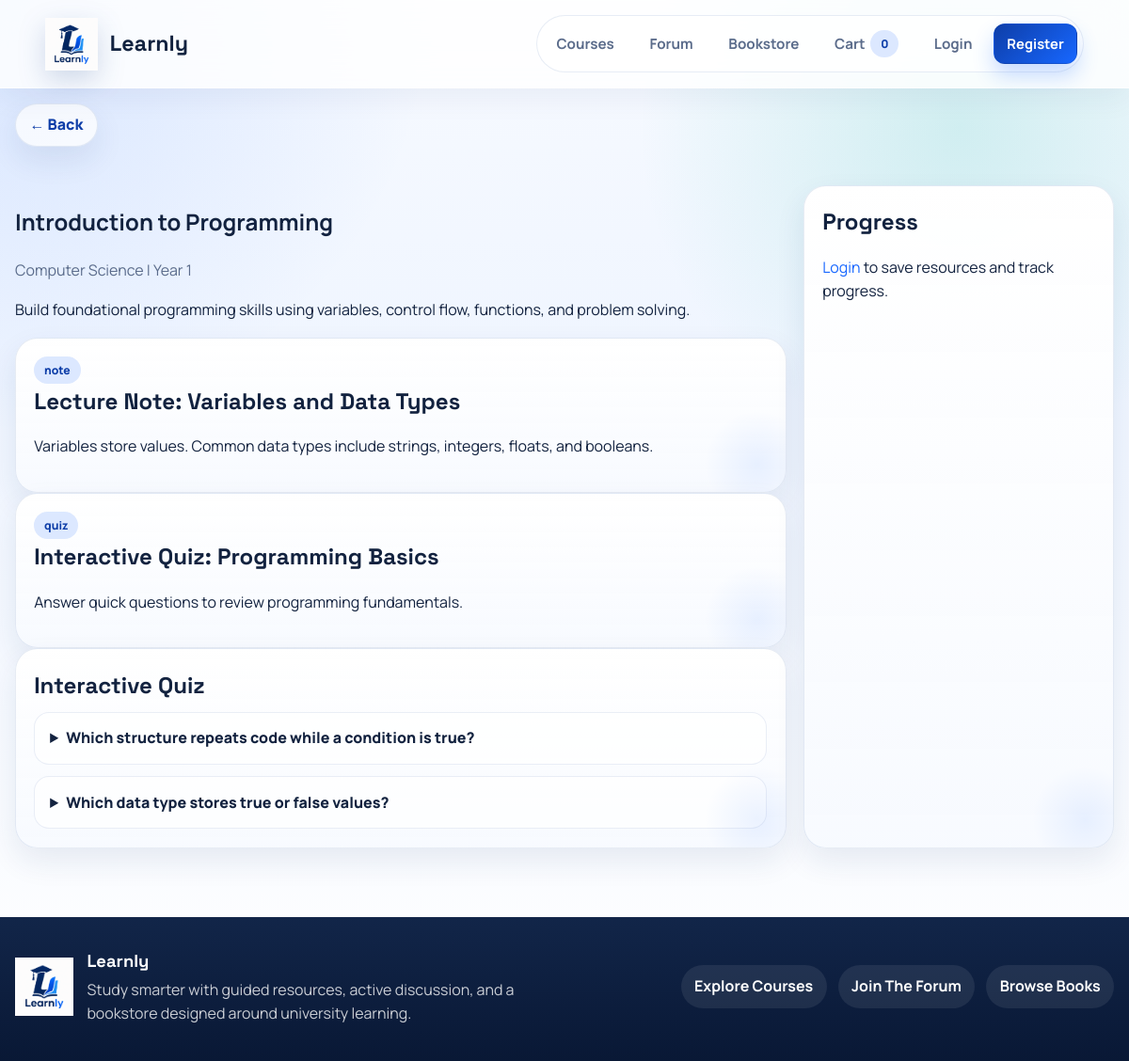
The app's page /course.php?id=2 with its own data.
### tables this page shows
CREATE TABLE courses (
    id INT AUTO_INCREMENT PRIMARY KEY,
    title VARCHAR(160) NOT NULL,
    subject VARCHAR(100) NOT NULL,
    description TEXT NOT NULL,
    level VARCHAR(80) NOT NULL,
    created_at TIMESTAMP DEFAULT CURRENT_TIMESTAMP
);

CREATE TABLE course_resources (
    id INT AUTO_INCREMENT PRIMARY KEY,
    course_id INT NOT NULL,
    title VARCHAR(160) NOT NULL,
    resource_type ENUM('note', 'video', 'quiz') NOT NULL,
    content TEXT NOT NULL,
    resource_url VARCHAR(255),
    sort_order INT NOT NULL DEFAULT 0,
    FOREIGN KEY (course_id) REFERENCES courses(id) ON DELETE CASCADE
);

CREATE TABLE quiz_questions (
    id INT AUTO_INCREMENT PRIMARY KEY,
    course_id INT NOT NULL,
    question TEXT NOT NULL,
    option_a VARCHAR(255) NOT NULL,
    option_b VARCHAR(255) NOT NULL,
    option_c VARCHAR(255) NOT NULL,
    correct_option CHAR(1) NOT NULL,
    FOREIGN KEY (course_id) REFERENCES courses(id) ON DELETE CASCADE
);

### includes/db.php (called while the page is built, shortened)
<?php
function app_config(): array
{
    $default = [
        'DB_HOST' => getenv('DB_HOST') ?: 'localhost',
        'DB_PORT' => getenv('DB_PORT') ?: '3306',
        'DB_NAME' => getenv('DB_NAME') ?: 'learnly',
        'DB_USER' => getenv('DB_USER') ?: 'root',
        'DB_PASS' => getenv('DB_PASS') ?: '',
        'DB_SSL' => filter_var(getenv('DB_SSL') ?: false, FILTER_VALIDATE_BOOLEAN),
    ];
    return $default;
}
function db(): PDO
{
    static $pdo = null;
    if ($pdo instanceof PDO) {
        return $pdo;
    }
    $config = app_config();
    $dsn = sprintf(
        'mysql:host=%s;port=%s;dbname=%s;charset=utf8mb4',
        $config['DB_HOST'],
        $config['DB_PORT'],
        $config['DB_NAME']
    );
    $options = [
        PDO::ATTR_ERRMODE => PDO::ERRMODE_EXCEPTION,
        PDO::ATTR_DEFAULT_FETCH_MODE => PDO::FETCH_ASSOC,
        PDO::ATTR_EMULATE_PREPARES => false,
    ];
    $pdo = new PDO($dsn, $config['DB_USER'], $config['DB_PASS'], $options);
    $migrated = true;
    return $pdo;
}
function fetch_all(string $sql, array $params = []): array
{
    $stmt = db()->prepare($sql);
    $stmt->execute($params);
    return $stmt->fetchAll();
}
function fetch_one(string $sql, array $params = []): ?array
{
    $stmt = db()->prepare($sql);
    $stmt->execute($params);
    $row = $stmt->fetch();
    return $row ?: null;
}

### includes/auth.php (called while the page is built, shortened)
<?php
require_once __DIR__ . '/db.php';
function current_user(): ?array
{
    if (empty($_SESSION['user_id'])) {
        return null;
    }
    return fetch_one('SELECT id, name, email, role FROM users WHERE id = ?', [$_SESSION['user_id']]);
}

### course.php (the view, shortened to what this page needs)
<?php
require_once __DIR__ . '/includes/db.php';
require_once __DIR__ . '/includes/auth.php';
$courseId = (int) ($_GET['id'] ?? 0);
$course = fetch_one('SELECT * FROM courses WHERE id = ?', [$courseId]);
$user = current_user();
$resources = fetch_all('SELECT * FROM course_resources WHERE course_id = ? ORDER BY sort_order, id', [$courseId]);
$questions = fetch_all('SELECT * FROM quiz_questions WHERE course_id = ?', [$courseId]);
$progress = $user ? fetch_one('SELECT * FROM user_progress WHERE user_id = ? AND course_id = ?', [$user['id'], $courseId]) : null;
include __DIR__ . '/includes/header.php';
?>
<section class="section">
    <div class="container layout">
        <div>
            <h1><?= htmlspecialchars($course['title']) ?></h1>
            <p class="muted"><?= htmlspecialchars($course['subject']) ?> | <?= htmlspecialchars($course['level']) ?></p>
            <p><?= htmlspecialchars($course['description']) ?></p>
            <?php foreach ($resources as $resource): ?>
                <article class="panel">
                    <span class="tag"><?= htmlspecialchars($resource['resource_type']) ?></span>
                    <h2><?= htmlspecialchars($resource['title']) ?></h2>
                    <p><?= nl2br(htmlspecialchars($resource['content'])) ?></p>
                </article>
            <?php endforeach; ?>
            <?php if ($questions): ?>
                <article class="panel">
                    <h2>Interactive Quiz</h2>
                    <?php foreach ($questions as $question): ?>
                        <details>
                            <summary><?= htmlspecialchars($question['question']) ?></summary>
                        </details>
                    <?php endforeach; ?>
                </article>
            <?php endif; ?>
        </div>
        <aside class="panel">
            <h2>Progress</h2>
            <?php if ($user): ?>
                <form method="post">
                    <?= csrf_field() ?>
                    <label>Completion
                        <input type="range" name="progress_percent" min="0" max="100" value="<?= (int) ($progress['progress_percent'] ?? 0) ?>">
                    </label>
                    <label class="checkbox"><input type="checkbox" name="saved" <?= !empty($progress['saved']) ? 'checked' : '' ?>> Save this course</label>
                    <button type="submit">Update</button>
                </form>
            <?php else: ?>
                <p><a href="login.php">Login</a> to save resources and track progress.</p>
            <?php endif; ?>
        </aside>
    </div>
</section>
<?php include __DIR__ . '/includes/footer.php'; ?>

### assets/css/styles.css (style rules this page uses)
:root { --ink: #12223f; --muted: #5b6c8b; --line: rgba(123, 149, 196, 0.22); --paper: #ffffff; --paper-strong: #f9fbff; --surface: #eef4ff; --surface-deep: #dfeaff; --brand: #1767ff; --brand-strong: #0e3ea8; --brand-soft: #dce8ff; --accent: #14b8a6; --accent-soft: #ddfbf5; --good: #239365; --warn: #b77011; --danger: #b53f52; --shadow: 0 24px 60px rgba(17, 46, 102, 0.12); --shadow-soft: 0 14px 32px rgba(19, 51, 112, 0.09); }
* { box-sizing: border-box; }
html { scroll-behavior: smooth; }
body { margin: 0; color: var(--ink); background: radial-gradient(circle at top left, rgba(23, 103, 255, 0.14), transparent 28%), radial-gradient(circle at 85% 12%, rgba(20, 184, 166, 0.16), transparent 24%), linear-gradient(180deg, #f7faff 0%, #eff5ff 36%, #ffffff 100%); font-family: "Manrope", sans-serif; line-height: 1.6; }
a { color: var(--brand); text-decoration: none; }
.container, .hero-inner { width: min(1180px, calc(100% - 2rem)); margin: 0 auto; }
.hero h1, h1, h2, h3 { color: var(--ink); letter-spacing: 0; }
.section { padding: 2.6rem 0; }
.feature-card, .card, .panel { position: relative; overflow: hidden; background: linear-gradient(180deg, rgba(255, 255, 255, 0.98), rgba(247, 250, 255, 0.94)); border: 1px solid rgba(123, 149, 196, 0.18); border-radius: 24px; padding: 1.2rem; box-shadow: var(--shadow-soft); transition: transform 160ms ease, box-shadow 160ms ease; }
.feature-card::before, .card::before, .panel::before { content: ""; position: absolute; inset: auto -30px -30px auto; width: 120px; height: 120px; border-radius: 999px; background: radial-gradient(circle, rgba(23, 103, 255, 0.08), transparent 66%); }
.card h2, .card h3, .panel h2, .panel h3, .feature-card h3 { position: relative; z-index: 1; margin-top: 0; margin-bottom: 0.55rem; font-family: "Space Grotesk", sans-serif; }
.card p, .panel p, .feature-card p { position: relative; z-index: 1; }
.meta, .muted { color: var(--muted); }
.badge, .tag { display: inline-flex; align-items: center; justify-content: center; border-radius: 999px; padding: 0.3rem 0.68rem; background: var(--brand-soft); color: var(--brand-strong); font-size: 0.76rem; font-weight: 800; }
.layout { display: grid; grid-template-columns: minmax(0, 1fr) 330px; gap: 1.15rem; }
details { padding: 0.9rem 1rem; border: 1px solid rgba(123, 149, 196, 0.16); border-radius: 16px; background: rgba(255, 255, 255, 0.7); }
details + details { margin-top: 0.75rem; }
summary { cursor: pointer; font-weight: 800; }

### records on screen
courses: title "Introduction to Programming", subject "Computer Science", level "Year 1", description "Build foundational programming skills using variables, control flow, functions, and problem solving."
course_resources: resource_type "note", title "Lecture Note: Variables and Data Types", content "Variables store values. Common data types include strings, integers, floats, and booleans."
course_resources: resource_type "quiz", title "Interactive Quiz: Programming Basics", content "Answer quick questions to review programming fundamentals."
quiz_questions: question "Which structure repeats code while a condition is true?"
quiz_questions: question "Which data type stores true or false values?"

### other values on screen
cart_count() "0"
